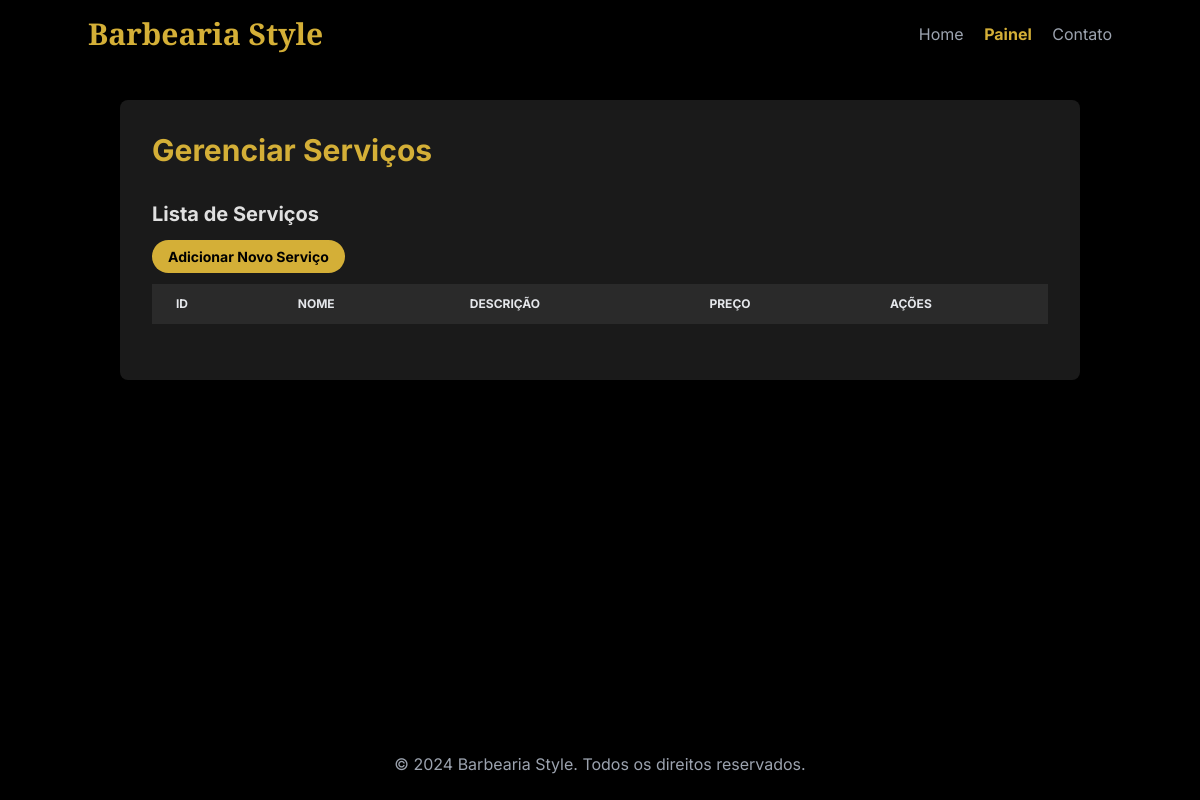
Page /servicos on the earlier database version.
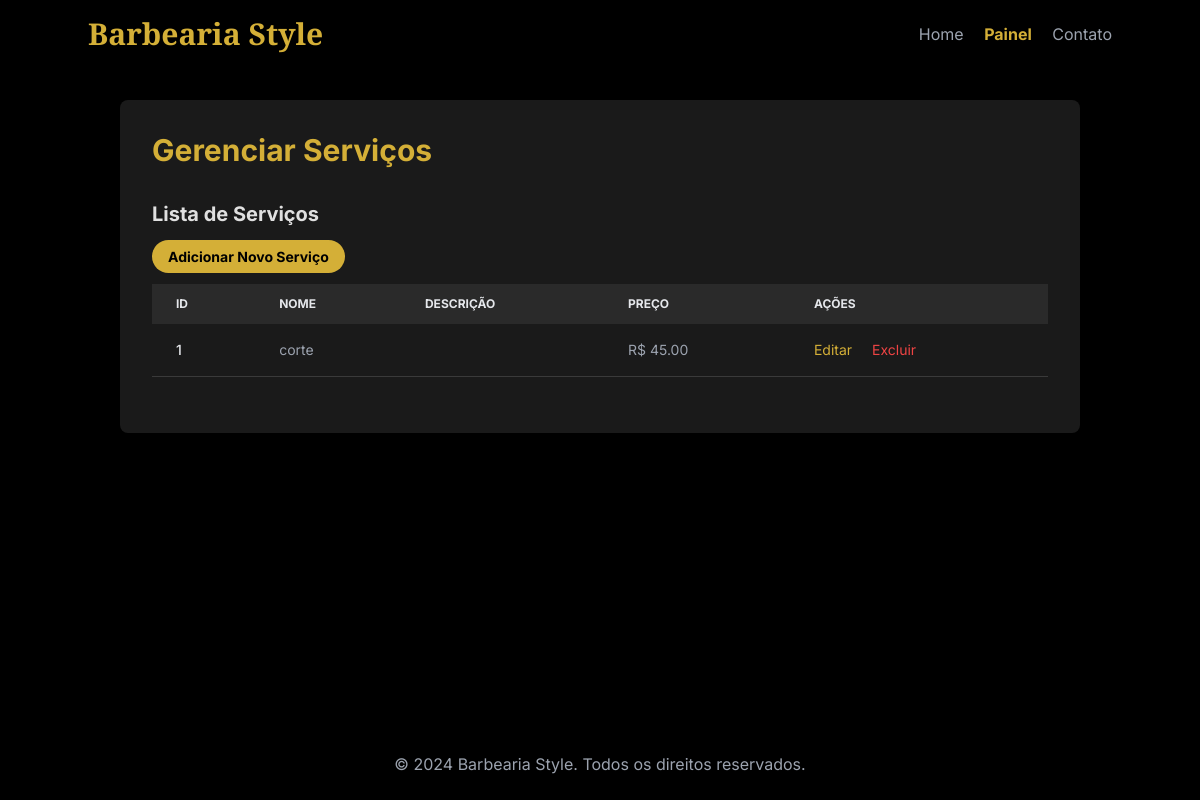
Same page on the later database version.
### tables this page shows
CREATE TABLE servicos
                 (
                     id
                     INTEGER
                     PRIMARY
                     KEY
                     AUTOINCREMENT,
                     nome
                     TEXT
                     NOT
                     NULL,
                     descricao
                     TEXT,
                     preco
                     REAL
                 );

### app.py (the view, shortened to what this page needs)
@app.route('/servicos', methods=['GET', 'POST'])
def gerenciar_servicos():
    conn = get_db_connection()
    servico_editar = None
    if 'editar_id' in request.args:
        servico_editar = conn.execute('SELECT * FROM servicos WHERE id = ?',
                                      (request.args.get('editar_id'),)).fetchone()
    servicos = conn.execute('SELECT * FROM servicos').fetchall()
    conn.close()
    return render_template('gerenciar_servicos.html', servicos=servicos, servico_editar=servico_editar)

### app.py (called while the page is built)
def get_db_connection():
    conn = sqlite3.connect('database.db')
    conn.row_factory = sqlite3.Row
    return conn

### templates/gerenciar_servicos.html (shortened to what this page needs)
<!DOCTYPE html>
<html lang="pt-BR">
<head>
    <script src="https://cdn.tailwindcss.com"></script>
</head>
<body class="antialiased flex flex-col min-h-screen">
    <header class="p-4 bg-black shadow-md">
        <nav class="container mx-auto flex justify-between items-center">
            <h1 class="text-3xl font-bold text-primary cinzel-font">Barbearia Style</h1>
            <div class="space-x-4">
                <a href="{{ url_for('home') }}" class="text-gray-400 hover:text-primary transition-colors duration-200">Home</a>
                <a href="{{ url_for('admin') }}" class="text-primary font-bold">Painel</a>
                <a href="{{ url_for('configuracoes') }}" class="text-gray-400 hover:text-primary transition-colors duration-200">Contato</a>
            </div>
        </nav>
    </header>
    <main class="flex-grow p-8 container mx-auto">
        <div class="bg-card p-8 rounded-lg shadow-2xl">
            <h2 class="text-3xl font-bold text-primary mb-8">Gerenciar Serviços</h2>
            <div class="mb-6">
                <h3 class="text-xl font-bold mb-4">Lista de Serviços</h3>
                <a href="{{ url_for('gerenciar_servicos', adicionar_servico=True) }}" class="btn-primary px-4 py-2 rounded-full text-sm">Adicionar Novo Serviço</a>
                <div class="overflow-x-auto mt-4">
                    <table class="w-full text-sm text-left text-gray-400">
                        <thead class="text-xs text-gray-200 uppercase bg-[#2a2a2a]">
                            <tr>
                                <th scope="col" class="py-3 px-6">ID</th>
                                <th scope="col" class="py-3 px-6">Nome</th>
                                <th scope="col" class="py-3 px-6">Descrição</th>
                                <th scope="col" class="py-3 px-6">Preço</th>
                                <th scope="col" class="py-3 px-6">Ações</th>
                            </tr>
                        </thead>
                        <tbody>
                            {% for servico in servicos %}
                            <tr class="bg-card border-b border-[#3a3a3a]">
                                <td class="py-4 px-6 font-medium text-gray-200">{{ servico['id'] }}</td>
                                <td class="py-4 px-6">{{ servico['nome'] }}</td>
                                <td class="py-4 px-6">{{ servico['descricao'] }}</td>
                                <td class="py-4 px-6">R$ {{ "%.2f"|format(servico['preco']) }}</td>
                                <td class="py-4 px-6">
                                    <a href="{{ url_for('gerenciar_servicos', editar_id=servico['id']) }}" class="text-primary hover:underline mr-4">Editar</a>
                                    <a href="{{ url_for('gerenciar_servicos', excluir_servico=servico['id']) }}" class="text-red-500 hover:underline">Excluir</a>
                                </td>
                            </tr>
                            {% endfor %}
                        </tbody>
                    </table>
                </div>
            </div>
        </div>
    </main>
    <footer class="p-6 text-center text-gray-400 bg-black mt-auto">
        <p>&copy; 2024 Barbearia Style. Todos os direitos reservados.</p>
    </footer>
</body>
</html>

Differences in the rows shown:
added servicos: id "1", nome "corte", preco "45.00"
